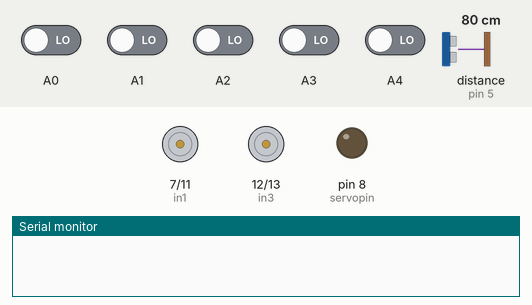
Simulated run of this sketch. Board: Arduino Uno, built with avr-gcc and run on an emulated ATmega328P. Parts: motor-driver pin pairs drawn as motors (green arrow = first pin HIGH = forward, orange = second pin HIGH = backward, longer = more drive, scaled by the enable pin), output pins drawn as LEDs (lit = HIGH), the last lines printed to the serial monitor. Wiring (inferred from the names in the program): ultrasonic range finder: trigger pin 6; echo pin 5. The test bench sets the inputs (shaded band); at power-on: A0–4 LOW, distance to the obstacle (sensor on pin 5) 80 cm. The echo pulse lasts 58.3 µs per cm; pins used as bus, display or sensor lines are not drawn.

Above: at 1.2 s.
1.3 s: distance to the obstacle (sensor on pin 5) set to 299 cm
At 2.4 s:
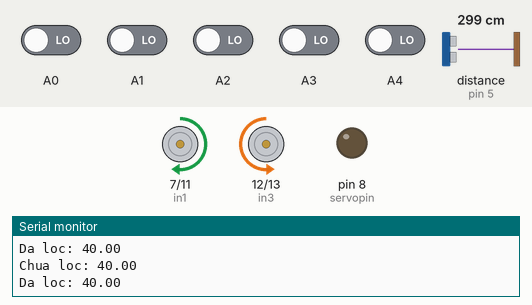
2.8 s: distance to the obstacle (sensor on pin 5) set to 20 cm
4.3 s: distance to the obstacle (sensor on pin 5) set to 17 cm
At 8.3 s:
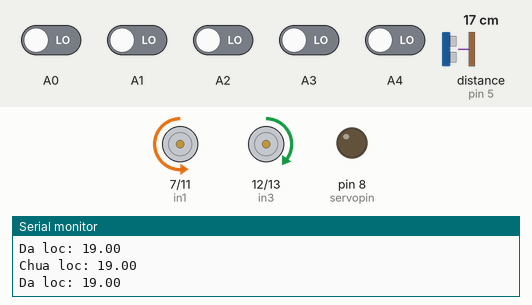
At 10.4 s:
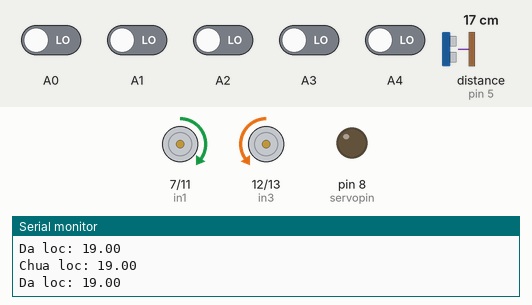
11.8 s: distance to the obstacle (sensor on pin 5) set to 26 cm
13.3 s: distance to the obstacle (sensor on pin 5) set to 31 cm
16.3 s: distance to the obstacle (sensor on pin 5) set to 2 cm
At 16.31 s:
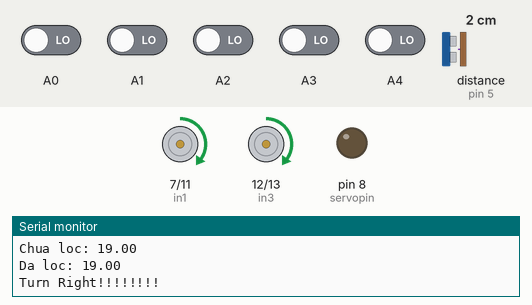
Timing chart, 0 to 18.9 s (numbered marks = the images above; inputs shaded):
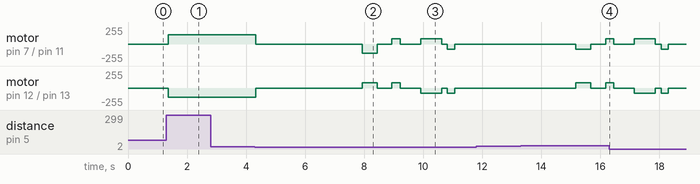

The sketch:

PID_Obstacle_Avoidancing.ino
```cpp
float kp = 27, ki = 0.009, kd = 350;  //kp18
float error = 0, p = 0, i = 0, d = 0, pid = 0;
float pre_e = 0;
int ss[5] = { 0, 0, 0, 0, 0 };
int initial_speed = 140;  // 80
int right_pid, left_pid;

int turnSpeed = 80;  //80

int servopin = 8;
int left_Distance;
int right_Distance;
int Forward_Distance;
float curve_value = 1.75;

boolean side;

unsigned long duration;
double Distance = 0;
double distance1 = 0;
int obj_distance = 18;

double kaldist;
double distance = 0;

#define in1 7
#define in2 11
#define in3 12
#define in4 13
#define ena 9
#define enb 10
int trig = 6;
int echo = 5;
int setpos = 90;

void setup() {

  pinMode(ena, OUTPUT);
  pinMode(enb, OUTPUT);
  pinMode(in1, OUTPUT);
  pinMode(in2, OUTPUT);
  pinMode(in3, OUTPUT);
  pinMode(in4, OUTPUT);
  pinMode(trig, OUTPUT);
  pinMode(echo, INPUT);
  pinMode(servopin, OUTPUT);

  Serial.begin(9600);
  Servo_set_point(90);
}

void loop() {

  Distance = get_distance(trig, echo);
  distance = kalman(Distance);

  if (distance >= obj_distance) {
    ss_read();
    cal();
    motor();
  } else if (distance <= obj_distance && error <= 3) {
    stop(300);
    check();
  }

  Serial.print("Chua loc: ");
  Serial.println(Distance);

  Serial.print("Da loc: ");
  Serial.println(distance);
}

void servoPulse(int pin, int angle) {
  int pwm = (angle * 11) + 500;  // Convert angle to microseconds
  digitalWrite(pin, HIGH);
  delayMicroseconds(pwm);
  digitalWrite(pin, LOW);
  delay(50);  // Refresh cycle of servo
}

void ss_read() {
  int a = 1;
  int b = 0;
  ss[0] = digitalRead(A0);
  ss[1] = digitalRead(A1);
  ss[2] = digitalRead(A2);
  ss[3] = digitalRead(A3);
  ss[4] = digitalRead(A4);

  if ((ss[0] == a) && (ss[1] == a) && (ss[2] == a) && (ss[3] == a) && (ss[4] == b))
    error = 4;
  if ((ss[0] == a) && (ss[1] == a) && (ss[2] == a) && (ss[3] == b) && (ss[4] == b))
    error = 3;
  if ((ss[0] == a) && (ss[1] == a) && (ss[2] == a) && (ss[3] == b) && (ss[4] == a))
    error = 2;
  if ((ss[0] == a) && (ss[1] == a) && (ss[2] == b) && (ss[3] == b) && (ss[4] == a))
    error = 1;
  if ((ss[0] == a) && (ss[1] == a) && (ss[2] == b) && (ss[3] == a) && (ss[4] == a))
    error = 0;
  if ((ss[0] == a) && (ss[1] == b) && (ss[2] == b) && (ss[3] == a) && (ss[4] == a))
    error = -1;
  if ((ss[0] == a) && (ss[1] == b) && (ss[2] == a) && (ss[3] == a) && (ss[4] == a))
    error = -2;
  if ((ss[0] == b) && (ss[1] == b) && (ss[2] == a) && (ss[3] == a) && (ss[4] == a))
    error = -3;
  if ((ss[0] == b) && (ss[1] == a) && (ss[2] == a) && (ss[3] == a) && (ss[4] == a))
    error = -4;
  if ((ss[0] == a) && (ss[1] == a) && (ss[2] == b) && (ss[3] == b) && (ss[4] == b)) {
    analogWrite(ena, 0);
    analogWrite(enb, initial_speed + 100);
    digitalWrite(in1, LOW);
    digitalWrite(in2, HIGH);
    digitalWrite(in3, LOW);
    digitalWrite(in4, HIGH);
    delay(500);
    Serial.println("Turn L45");
  }
}

void cal() {
  p = error;
  i = constrain(i + error, -35, 35);
  d = error - pre_e;
  pid = (kp * p) + (ki * i) + (kd * d);
  pre_e = error;
}

void motor() {
  digitalWrite(in1, HIGH);
  digitalWrite(in2, LOW);
  digitalWrite(in3, LOW);
  digitalWrite(in4, HIGH);

  int right_pid = initial_speed - pid;
  int left_pid = initial_speed + pid;
  right_pid = constrain(right_pid, 0, 255);
  left_pid = constrain(left_pid, 0, 255);
  analogWrite(ena, right_pid);
  analogWrite(enb, left_pid);
}

int get_distance(int trig, int echo) {
  double distance, duration;
  digitalWrite(trig, 0);
  delayMicroseconds(2);
  digitalWrite(trig, 1);
  delayMicroseconds(5);
  digitalWrite(trig, 0);

  duration = pulseIn(echo, HIGH);
  distance = duration * 0.034 / 2;

  if (distance >= 40) {
    distance = 40;
  }
  delay(20);
  return distance;
}

void Servo_set_point(int pos) {
  servoPulse(servopin, pos);
  delay(20);
}

void check() {
  delay(50);
  Forward_Distance = get_distance(trig, echo);
  delay(20);
  if (Forward_Distance > obj_distance + 10) {
    loop();
  } else {
    for (int pos = 90; pos <= 160; pos += 10) {
      servoPulse(servopin, pos);
      delay(30);
    }
    delay(50);
    left_Distance = get_distance(trig, echo);
    delay(100);

    for (int pos = 160; pos >= setpos; pos -= 10) {
      servoPulse(servopin, pos);
      delay(30);
    }
    delay(50);
    Forward_Distance = get_distance(trig, echo);
    delay(100);
    for (int pos = setpos; pos >= 20; pos -= 10) {
      servoPulse(servopin, pos);
      delay(30);
    }
    delay(50);
    right_Distance = get_distance(trig, echo);
    delay(100);

    for (int pos = 20; pos <= 90; pos += 10) {
      servoPulse(servopin, pos);
      delay(30);
    }
    delay(100);
    compareDistance();
  }
}

void compareDistance() {

  if ((right_Distance > left_Distance) && right_Distance > 20) {
    Serial.print("Turn Right!!!!!!!!");
    avoid(true);

  } else if ((right_Distance < left_Distance) && left_Distance > 20) {
    Serial.print("Turn Left!!!!!!!!");
    side = false;
    avoid(side);

  } else {
    avoid(true);
  }
}

double kalman(double U) {
  static const double R = 40;
  static const double H = 1.00;
  static double Q = 10;
  static double P = 0;
  static double U_hat = 0;
  static double K = 0;
  K = P * H / (H * P * H + R);
  U_hat += +K * (U - H * U_hat);
  P = (1 - K * H) * P + Q;
  return U_hat;
}

void avoid(int side) {
  if (side == true) {

    go_BackWard(500);
    stop(500);
    turnRight(280);
    stop(700);
    go_Forward(700);
    stop(200);
    turnLeft(250);
    stop(250);

    distance1 = get_distance(trig, echo);
    delay(15);

    if (distance1 < obj_distance + 10) {
      stop(500);
      check();
    } else {
      go_Forward(800);
      turnLeft(170);
      while (ss[0] != 0) {
        analogWrite(ena, turnSpeed + 20);
        analogWrite(enb, turnSpeed - 15);
        digitalWrite(in1, HIGH);
        digitalWrite(in2, LOW);
        digitalWrite(in3, LOW);
        digitalWrite(in4, HIGH);
        ss[0] = digitalRead(A0);
      }
    }
    stop(140);
    error = 2;
    loop();

  } else if (side == false) {  //Left_avoid
    go_BackWard(500);
    stop(500);
    turnLeft(280);
    stop(700);
    go_Forward(700);
    stop(200);
    turnRight(250);
    stop(250);

    distance1 = get_distance(trig, echo);
    delay(15);

    if (distance1 < obj_distance + 10) {
      stop(500);
      side = false;
      check();
    } else {
      go_Forward(800);
      turnRight(170);
      while (ss[4] != 0) {
        analogWrite(ena, turnSpeed - 15);
        analogWrite(enb, turnSpeed + 20);
        digitalWrite(in1, HIGH);
        digitalWrite(in2, LOW);
        digitalWrite(in3, LOW);
        digitalWrite(in4, HIGH);
        ss[4] = digitalRead(A4);
      }
    }
    stop(140);
    error = -2;
    loop();
  }
}

void stop(int time_stop) {
  analogWrite(ena, 0);
  analogWrite(enb, 0);
  digitalWrite(in1, LOW);
  digitalWrite(in2, LOW);
  digitalWrite(in3, LOW);
  digitalWrite(in4, LOW);
  delay(time_stop);
}
void go_Forward(int delay_time) {
  analogWrite(ena, turnSpeed);
  analogWrite(enb, turnSpeed);
  digitalWrite(in1, HIGH);
  digitalWrite(in2, LOW);
  digitalWrite(in3, LOW);
  digitalWrite(in4, HIGH);
  delay(delay_time);
}
void go_BackWard(int delay_time) {
  analogWrite(ena, turnSpeed);
  analogWrite(enb, turnSpeed);
  digitalWrite(in1, LOW);
  digitalWrite(in2, HIGH);
  digitalWrite(in3, HIGH);
  digitalWrite(in4, LOW);
  delay(delay_time);
}
void turnLeft(int delay_time) {
  analogWrite(ena, turnSpeed);
  analogWrite(enb, turnSpeed);
  digitalWrite(in1, LOW);
  digitalWrite(in2, HIGH);
  digitalWrite(in3, LOW);
  digitalWrite(in4, HIGH);
  delay(delay_time);
}
void turnRight(int delay_time) {
  analogWrite(ena, turnSpeed);
  analogWrite(enb, turnSpeed);
  digitalWrite(in1, HIGH);
  digitalWrite(in2, LOW);
  digitalWrite(in3, HIGH);
  digitalWrite(in4, LOW);
  delay(delay_time);
}
```

Measured:
- the behaviour switches between 19 and 18 cm on distance to the obstacle (sensor on pin 5) (found by bisection; images 1 and 2)
